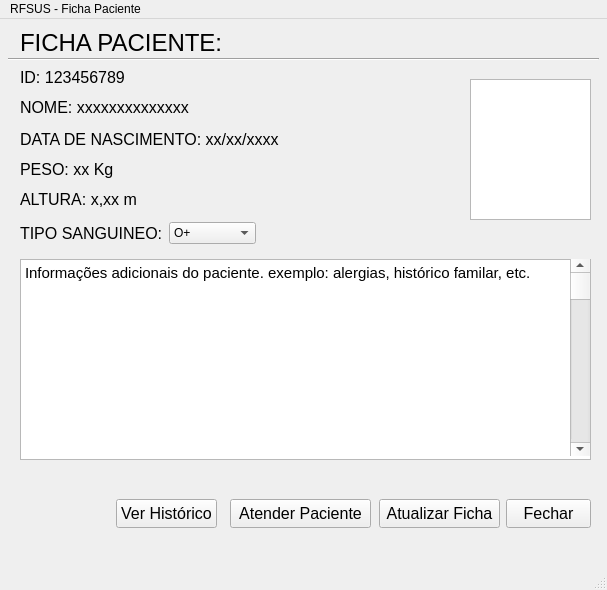
<?xml version="1.0" encoding="UTF-8"?>
<ui version="4.0">
 <class>Ficha</class>
 <widget class="QMainWindow" name="Ficha">
  <property name="geometry">
   <rect>
    <x>0</x>
    <y>0</y>
    <width>607</width>
    <height>590</height>
   </rect>
  </property>
  <property name="minimumSize">
   <size>
    <width>607</width>
    <height>590</height>
   </size>
  </property>
  <property name="maximumSize">
   <size>
    <width>607</width>
    <height>590</height>
   </size>
  </property>
  <property name="windowTitle">
   <string>MainWindow</string>
  </property>
  <widget class="QWidget" name="centralwidget">
   <widget class="Line" name="line">
    <property name="geometry">
     <rect>
      <x>8</x>
      <y>30</y>
      <width>591</width>
      <height>20</height>
     </rect>
    </property>
    <property name="orientation">
     <enum>Qt::Horizontal</enum>
    </property>
   </widget>
   <widget class="QLabel" name="fichaLabel">
    <property name="geometry">
     <rect>
      <x>20</x>
      <y>10</y>
      <width>381</width>
      <height>28</height>
     </rect>
    </property>
    <property name="font">
     <font>
      <family>Arial</family>
      <pointsize>18</pointsize>
     </font>
    </property>
    <property name="text">
     <string>FICHA PACIENTE:</string>
    </property>
   </widget>
   <widget class="QLabel" name="fichaLabelID">
    <property name="geometry">
     <rect>
      <x>20</x>
      <y>50</y>
      <width>401</width>
      <height>17</height>
     </rect>
    </property>
    <property name="font">
     <font>
      <family>Arial</family>
      <pointsize>12</pointsize>
     </font>
    </property>
    <property name="text">
     <string>ID: 123456789</string>
    </property>
   </widget>
   <widget class="QLabel" name="fichaLabelNome">
    <property name="geometry">
     <rect>
      <x>20</x>
      <y>80</y>
      <width>401</width>
      <height>17</height>
     </rect>
    </property>
    <property name="font">
     <font>
      <family>Arial</family>
      <pointsize>12</pointsize>
     </font>
    </property>
    <property name="text">
     <string>NOME: xxxxxxxxxxxxxx</string>
    </property>
   </widget>
   <widget class="QLabel" name="fichaLabelNascimento">
    <property name="geometry">
     <rect>
      <x>20</x>
      <y>110</y>
      <width>401</width>
      <height>21</height>
     </rect>
    </property>
    <property name="font">
     <font>
      <family>Arial</family>
      <pointsize>12</pointsize>
     </font>
    </property>
    <property name="text">
     <string>DATA DE NASCIMENTO: xx/xx/xxxx</string>
    </property>
   </widget>
   <widget class="QLabel" name="fichaLabelPeso">
    <property name="geometry">
     <rect>
      <x>20</x>
      <y>140</y>
      <width>401</width>
      <height>21</height>
     </rect>
    </property>
    <property name="font">
     <font>
      <family>Arial</family>
      <pointsize>12</pointsize>
     </font>
    </property>
    <property name="text">
     <string>PESO: xx Kg</string>
    </property>
   </widget>
   <widget class="QLabel" name="fichaLabelAltura">
    <property name="geometry">
     <rect>
      <x>20</x>
      <y>170</y>
      <width>401</width>
      <height>21</height>
     </rect>
    </property>
    <property name="font">
     <font>
      <family>Arial</family>
      <pointsize>12</pointsize>
     </font>
    </property>
    <property name="text">
     <string>ALTURA: x,xx m</string>
    </property>
   </widget>
   <widget class="QTextBrowser" name="fichaTexto">
    <property name="geometry">
     <rect>
      <x>20</x>
      <y>240</y>
      <width>571</width>
      <height>201</height>
     </rect>
    </property>
    <property name="html">
     <string>&lt;!DOCTYPE HTML PUBLIC &quot;-//W3C//DTD HTML 4.0//EN&quot; &quot;http://www.w3.org/TR/REC-html40/strict.dtd&quot;&gt;
&lt;html&gt;&lt;head&gt;&lt;meta name=&quot;qrichtext&quot; content=&quot;1&quot; /&gt;&lt;style type=&quot;text/css&quot;&gt;
p, li { white-space: pre-wrap; }
&lt;/style&gt;&lt;/head&gt;&lt;body style=&quot; font-family:'Ubuntu'; font-size:11pt; font-weight:400; font-style:normal;&quot;&gt;
&lt;p style=&quot; margin-top:0px; margin-bottom:0px; margin-left:0px; margin-right:0px; -qt-block-indent:0; text-indent:0px;&quot;&gt;Informações adicionais do paciente. exemplo: alergias, histórico familar, etc.&lt;/p&gt;&lt;/body&gt;&lt;/html&gt;</string>
    </property>
   </widget>
   <widget class="QGraphicsView" name="fichaFoto">
    <property name="geometry">
     <rect>
      <x>470</x>
      <y>60</y>
      <width>121</width>
      <height>141</height>
     </rect>
    </property>
   </widget>
   <widget class="QScrollBar" name="fichaVerticalScrollBar">
    <property name="geometry">
     <rect>
      <x>570</x>
      <y>240</y>
      <width>20</width>
      <height>197</height>
     </rect>
    </property>
    <property name="orientation">
     <enum>Qt::Vertical</enum>
    </property>
   </widget>
   <widget class="QPushButton" name="fichaBotaoFechar">
    <property name="geometry">
     <rect>
      <x>506</x>
      <y>480</y>
      <width>85</width>
      <height>29</height>
     </rect>
    </property>
    <property name="font">
     <font>
      <family>Arial</family>
      <pointsize>12</pointsize>
     </font>
    </property>
    <property name="text">
     <string>Fechar</string>
    </property>
   </widget>
   <widget class="QPushButton" name="fichaBotaoAtualizar">
    <property name="geometry">
     <rect>
      <x>379</x>
      <y>480</y>
      <width>121</width>
      <height>29</height>
     </rect>
    </property>
    <property name="font">
     <font>
      <family>Arial</family>
      <pointsize>12</pointsize>
     </font>
    </property>
    <property name="text">
     <string>Atualizar Ficha</string>
    </property>
   </widget>
   <widget class="QPushButton" name="fichaBotaoAtendimento">
    <property name="geometry">
     <rect>
      <x>230</x>
      <y>480</y>
      <width>141</width>
      <height>29</height>
     </rect>
    </property>
    <property name="font">
     <font>
      <family>Arial</family>
      <pointsize>12</pointsize>
     </font>
    </property>
    <property name="text">
     <string>Atender Paciente</string>
    </property>
   </widget>
   <widget class="QPushButton" name="fichaBotaoHistorico">
    <property name="geometry">
     <rect>
      <x>116</x>
      <y>480</y>
      <width>101</width>
      <height>29</height>
     </rect>
    </property>
    <property name="font">
     <font>
      <family>Arial</family>
      <pointsize>12</pointsize>
     </font>
    </property>
    <property name="text">
     <string>Ver Histórico</string>
    </property>
   </widget>
   <widget class="QWidget" name="layoutWidget">
    <property name="geometry">
     <rect>
      <x>20</x>
      <y>200</y>
      <width>236</width>
      <height>29</height>
     </rect>
    </property>
    <layout class="QHBoxLayout" name="horizontalLayout">
     <item>
      <widget class="QLabel" name="fichaLabelTipoSanguineo">
       <property name="font">
        <font>
         <family>Arial</family>
         <pointsize>12</pointsize>
        </font>
       </property>
       <property name="text">
        <string>TIPO SANGUINEO:</string>
       </property>
      </widget>
     </item>
     <item>
      <widget class="QComboBox" name="fichaBoxTipoSanguineo">
       <item>
        <property name="text">
         <string>O+</string>
        </property>
       </item>
       <item>
        <property name="text">
         <string>O-</string>
        </property>
       </item>
       <item>
        <property name="text">
         <string>A-</string>
        </property>
       </item>
       <item>
        <property name="text">
         <string>A+</string>
        </property>
       </item>
       <item>
        <property name="text">
         <string>AB</string>
        </property>
       </item>
      </widget>
     </item>
    </layout>
   </widget>
  </widget>
  <widget class="QMenuBar" name="menubar">
   <property name="geometry">
    <rect>
     <x>0</x>
     <y>0</y>
     <width>607</width>
     <height>25</height>
    </rect>
   </property>
   <widget class="QMenu" name="menuRFSUS_Ficha_PAciente">
    <property name="title">
     <string>RFSUS - Ficha Paciente</string>
    </property>
   </widget>
   <addaction name="menuRFSUS_Ficha_PAciente"/>
  </widget>
  <widget class="QStatusBar" name="statusbar"/>
 </widget>
 <resources/>
 <connections/>
</ui>
